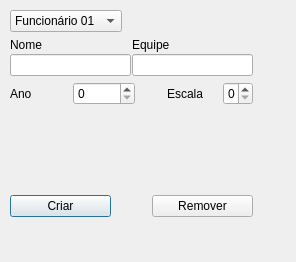
<?xml version="1.0" encoding="UTF-8"?>
<ui version="4.0">
 <class>addF</class>
 <widget class="QDialog" name="addF">
  <property name="enabled">
   <bool>true</bool>
  </property>
  <property name="geometry">
   <rect>
    <x>0</x>
    <y>0</y>
    <width>296</width>
    <height>262</height>
   </rect>
  </property>
  <property name="windowTitle">
   <string>Dialog</string>
  </property>
  <widget class="QWidget" name="layoutWidget">
   <property name="geometry">
    <rect>
     <x>10</x>
     <y>10</y>
     <width>276</width>
     <height>241</height>
    </rect>
   </property>
   <layout class="QGridLayout" name="gridLayout_3">
    <property name="sizeConstraint">
     <enum>QLayout::SetFixedSize</enum>
    </property>
    <property name="spacing">
     <number>1</number>
    </property>
    <item row="5" column="0" colspan="2">
     <layout class="QGridLayout" name="gridLayout_2">
      <item row="0" column="0">
       <widget class="QPushButton" name="btn_criar">
        <property name="enabled">
         <bool>true</bool>
        </property>
        <property name="text">
         <string>Criar</string>
        </property>
       </widget>
      </item>
      <item row="0" column="1">
       <spacer name="horizontalSpacer_2">
        <property name="orientation">
         <enum>Qt::Horizontal</enum>
        </property>
        <property name="sizeType">
         <enum>QSizePolicy::Fixed</enum>
        </property>
        <property name="sizeHint" stdset="0">
         <size>
          <width>40</width>
          <height>20</height>
         </size>
        </property>
       </spacer>
      </item>
      <item row="0" column="2">
       <widget class="QPushButton" name="btn_remover">
        <property name="text">
         <string>Remover</string>
        </property>
       </widget>
      </item>
     </layout>
    </item>
    <item row="3" column="0" colspan="2">
     <layout class="QHBoxLayout" name="horizontalLayout">
      <item>
       <widget class="QLabel" name="lbl_nome_2">
        <property name="text">
         <string>Ano</string>
        </property>
       </widget>
      </item>
      <item>
       <widget class="QSpinBox" name="spinBox_Ano"/>
      </item>
      <item>
       <spacer name="horizontalSpacer">
        <property name="orientation">
         <enum>Qt::Horizontal</enum>
        </property>
        <property name="sizeType">
         <enum>QSizePolicy::Fixed</enum>
        </property>
        <property name="sizeHint" stdset="0">
         <size>
          <width>31</width>
          <height>13</height>
         </size>
        </property>
       </spacer>
      </item>
      <item>
       <widget class="QLabel" name="lbl_equipe_2">
        <property name="maximumSize">
         <size>
          <width>55</width>
          <height>16777215</height>
         </size>
        </property>
        <property name="text">
         <string>Escala</string>
        </property>
       </widget>
      </item>
      <item>
       <widget class="QSpinBox" name="spinBox_Escala">
        <property name="maximumSize">
         <size>
          <width>30</width>
          <height>16777215</height>
         </size>
        </property>
       </widget>
      </item>
     </layout>
    </item>
    <item row="0" column="1">
     <spacer name="horizontalSpacer_3">
      <property name="orientation">
       <enum>Qt::Horizontal</enum>
      </property>
      <property name="sizeType">
       <enum>QSizePolicy::Fixed</enum>
      </property>
      <property name="sizeHint" stdset="0">
       <size>
        <width>130</width>
        <height>20</height>
       </size>
      </property>
     </spacer>
    </item>
    <item row="0" column="0">
     <widget class="QComboBox" name="cbx_numFunc">
      <item>
       <property name="text">
        <string>Funcionário 01</string>
       </property>
      </item>
      <item>
       <property name="text">
        <string>Funcionário 02</string>
       </property>
      </item>
      <item>
       <property name="text">
        <string>Funcionário 03</string>
       </property>
      </item>
      <item>
       <property name="text">
        <string>Funcionário 04</string>
       </property>
      </item>
      <item>
       <property name="text">
        <string>Funcionário 05</string>
       </property>
      </item>
      <item>
       <property name="text">
        <string>Funcionário 06</string>
       </property>
      </item>
      <item>
       <property name="text">
        <string>Funcionário 07</string>
       </property>
      </item>
      <item>
       <property name="text">
        <string>Funcionário 08</string>
       </property>
      </item>
      <item>
       <property name="text">
        <string>Funcionário 09</string>
       </property>
      </item>
      <item>
       <property name="text">
        <string>Funcionário 10</string>
       </property>
      </item>
     </widget>
    </item>
    <item row="1" column="0" colspan="2">
     <layout class="QGridLayout" name="gridLayout">
      <property name="sizeConstraint">
       <enum>QLayout::SetFixedSize</enum>
      </property>
      <property name="verticalSpacing">
       <number>2</number>
      </property>
      <item row="2" column="0">
       <widget class="QLineEdit" name="lEdit_nome"/>
      </item>
      <item row="2" column="1">
       <widget class="QLineEdit" name="lEdit_equipe"/>
      </item>
      <item row="1" column="0">
       <widget class="QLabel" name="lbl_nome">
        <property name="text">
         <string>Nome</string>
        </property>
       </widget>
      </item>
      <item row="1" column="1">
       <widget class="QLabel" name="lbl_equipe">
        <property name="text">
         <string>Equipe</string>
        </property>
       </widget>
      </item>
      <item row="0" column="0" colspan="2">
       <spacer name="verticalSpacer_3">
        <property name="orientation">
         <enum>Qt::Vertical</enum>
        </property>
        <property name="sizeType">
         <enum>QSizePolicy::Fixed</enum>
        </property>
        <property name="sizeHint" stdset="0">
         <size>
          <width>20</width>
          <height>5</height>
         </size>
        </property>
       </spacer>
      </item>
     </layout>
    </item>
    <item row="2" column="0" colspan="2">
     <spacer name="verticalSpacer">
      <property name="orientation">
       <enum>Qt::Vertical</enum>
      </property>
      <property name="sizeType">
       <enum>QSizePolicy::Fixed</enum>
      </property>
      <property name="sizeHint" stdset="0">
       <size>
        <width>20</width>
        <height>5</height>
       </size>
      </property>
     </spacer>
    </item>
    <item row="4" column="0" colspan="2">
     <spacer name="verticalSpacer_2">
      <property name="orientation">
       <enum>Qt::Vertical</enum>
      </property>
      <property name="sizeType">
       <enum>QSizePolicy::Fixed</enum>
      </property>
      <property name="sizeHint" stdset="0">
       <size>
        <width>20</width>
        <height>89</height>
       </size>
      </property>
     </spacer>
    </item>
   </layout>
  </widget>
 </widget>
 <resources/>
 <connections/>
</ui>
